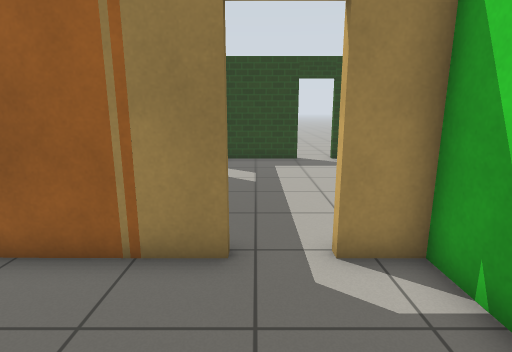
view 1 (above)

18 first-person views from a walk through a Gazebo world. The camera is 1.2 m above the floor, tilts 12° down and sees 80° across. The floor is counted in squares, 0.5 m on a side. Each view is taken from the middle of a square. On the plan, view 1 faces up. The plan holds only what a view shows up to about 18 squares ahead; the rest is blank. Gazebo's built-in surfaces are drawn with simple patterns.

view 2
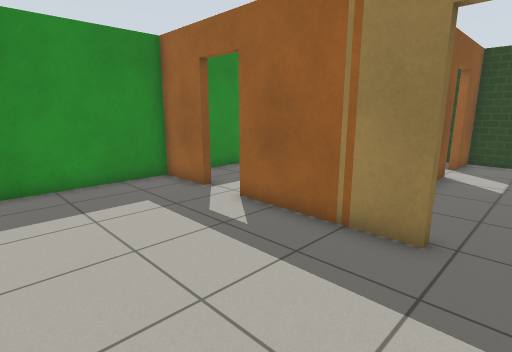

view 3
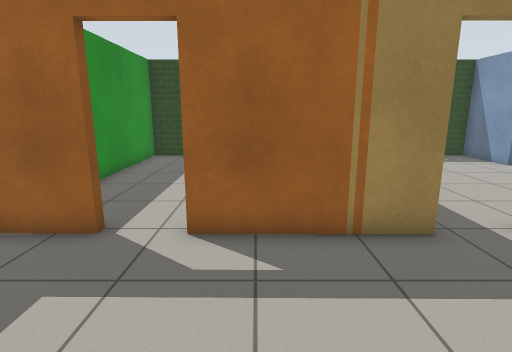

view 4
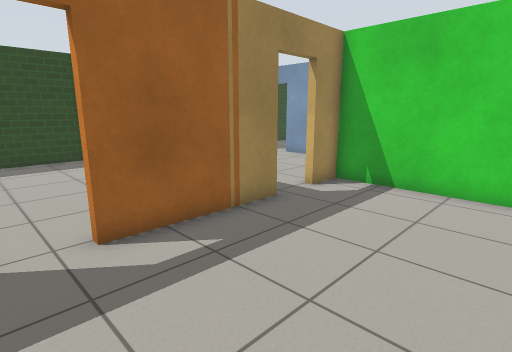

view 5
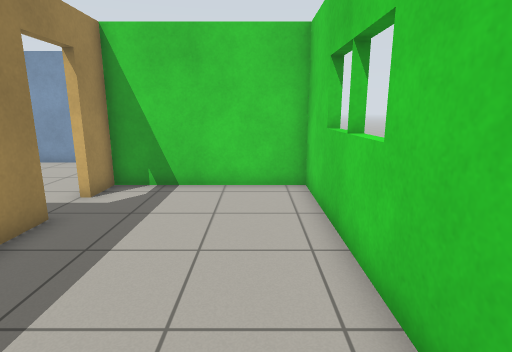

view 6
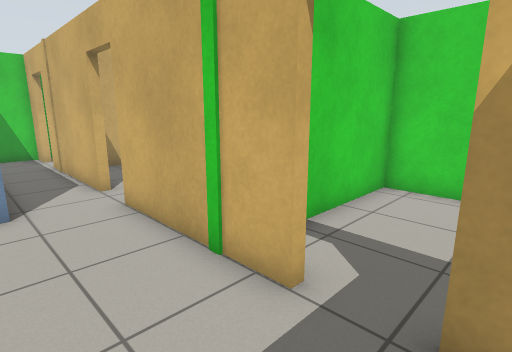

view 7
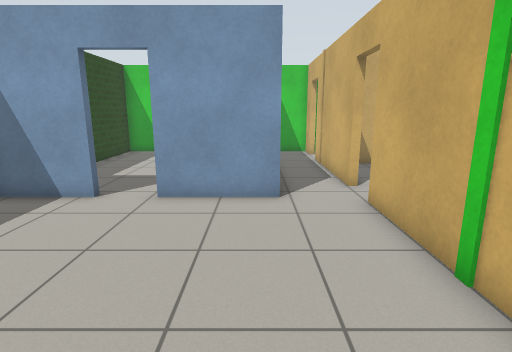

view 8
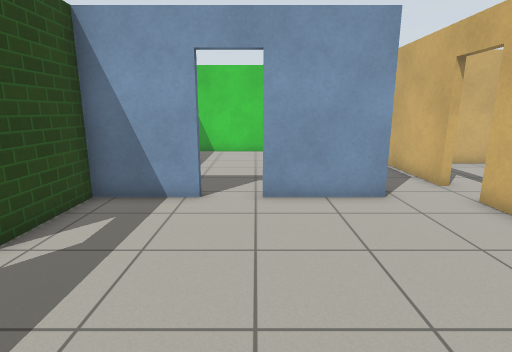

view 9
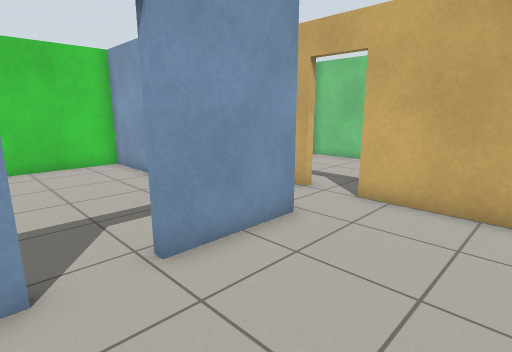

view 10
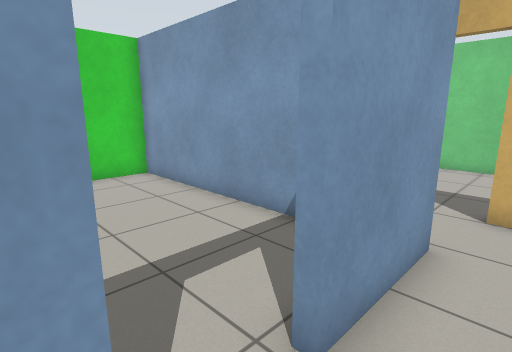

view 11
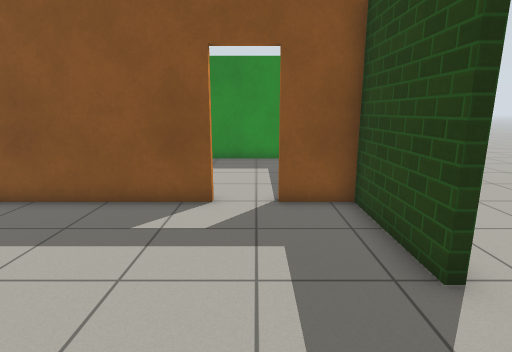

view 12
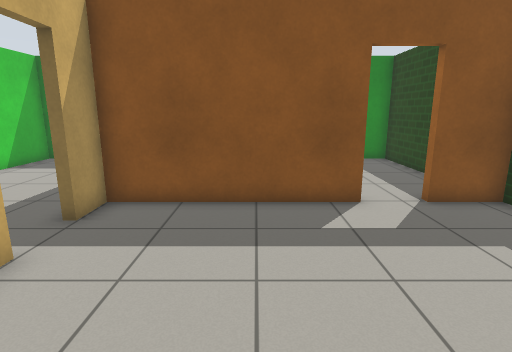

view 13
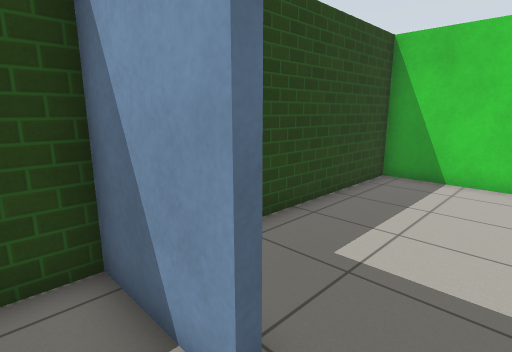

view 14
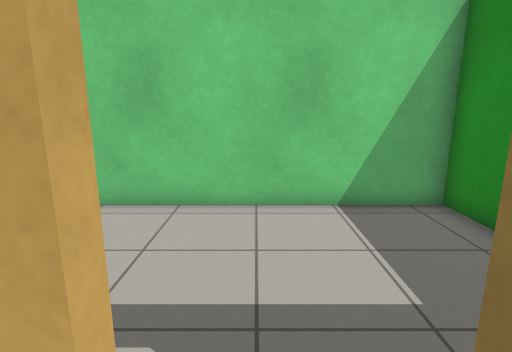

view 15
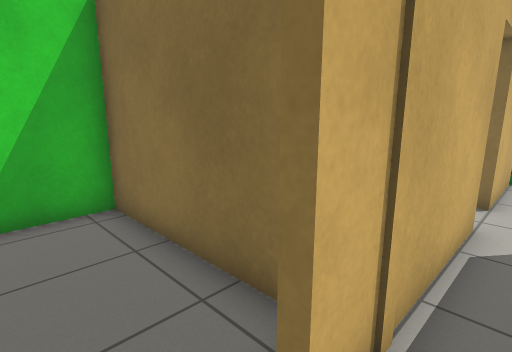

view 16
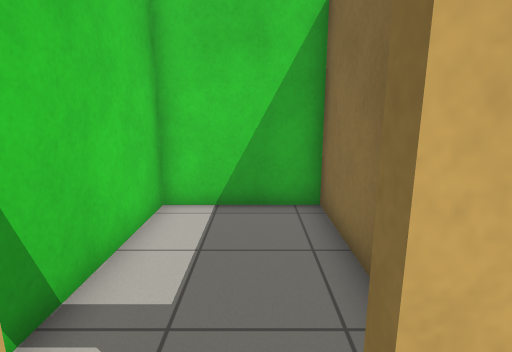

view 17
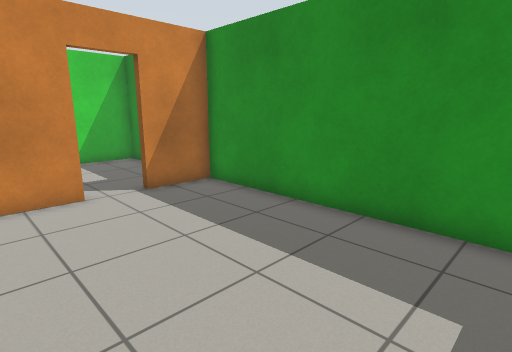

view 18
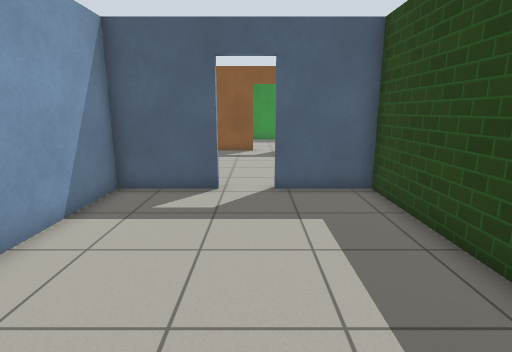

### Floor plan
Points are (right, up) in squares from view 1. A wall is a line through its corners. A room is listed if a view was taken in it or the views show most of it. See-through windows are left out.
Room 1 (views 1, 2, 3, 4, 5)
walls: (-7.2, 4.7) (-9.6, 4.7) (-9.6, -1.6) (2.8, -1.6) (2.8, 4.6) (1.3, 4.7); (-0.4, 4.7) (-5.4, 4.7)
ways out: open door at (0.5, 5) to room 2; open door at (-6.5, 5) to room 3
Room 2 (views 6, 7, 8, 9, 10, 11, 12, 13, 14, 15, 16)
walls: (7.4, 12.6) (7.4, 15.6) (3.9, 15.6); (7.4, 7.3) (7.4, 10.8); (1.3, 5) (7, 5); (2.2, 15.6) (-1.9, 15.6) (-1.9, 13.6); (-1.9, 11.9) (-1.9, 5) (-0.4, 5); (8.6, 5) (14.5, 5); (16.3, 5) (17.5, 5) (17.5, 6.5)
ways out: open door at (0.5, 5) to room 1; open door at (-2, 12.5) to room 3; open door at (7.5, 11.5) to room 4; open door at (7.5, 5) to room 5; open door at (15.5, 5) to room 6; open door at (3, 16)
Room 3 (view 17)
walls: (-2.4, 15.6) (-9.6, 15.6) (-9.6, 5) (-7.2, 5); (-5.4, 5) (-3.5, 5)
ways out: open door at (-6.5, 5) to room 1; open door at (-2, 12.5) to room 2
Room 4 (view 18)
walls: (7.7, 10.8) (7.7, 7.6) (17.5, 7.6) (17.6, 15.6) (7.7, 15.6) (7.7, 12.6)
ways out: open door at (7.5, 11.5) to room 2
Room 5 (no view inside)
walls: (3.1, 0.3) (3.1, -1.6) (13.1, -1.6); (13, 0.3) (13, 3.3)
ways out: open door at (7.5, 5) to room 2
Room 6 (no view inside)
walls: (13.3, 3.8) (13.3, -1.6) (17.4, -1.6) (17.5, 4.5)
ways out: open door at (15.5, 5) to room 2

Positions as (right, up) in squares from view 1, and headings:
1: (0, 0), facing up
2: (1, -1), facing up-left
3: (-4, -1), facing up
4: (-7, -1), facing up-right
5: (-7, 0), facing right
6: (-1, 8), facing down-right
7: (-1, 8), facing right
8: (-1, 11), facing right
9: (3, 13), facing down-right
10: (6, 13), facing down-right
11: (6, 13), facing left
12: (6, 9), facing left
13: (6, 11), facing up-right
14: (8, 6), facing down
15: (16, 6), facing down-left
16: (15, 6), facing down
17: (-3, 14), facing down-left
18: (17, 12), facing left
